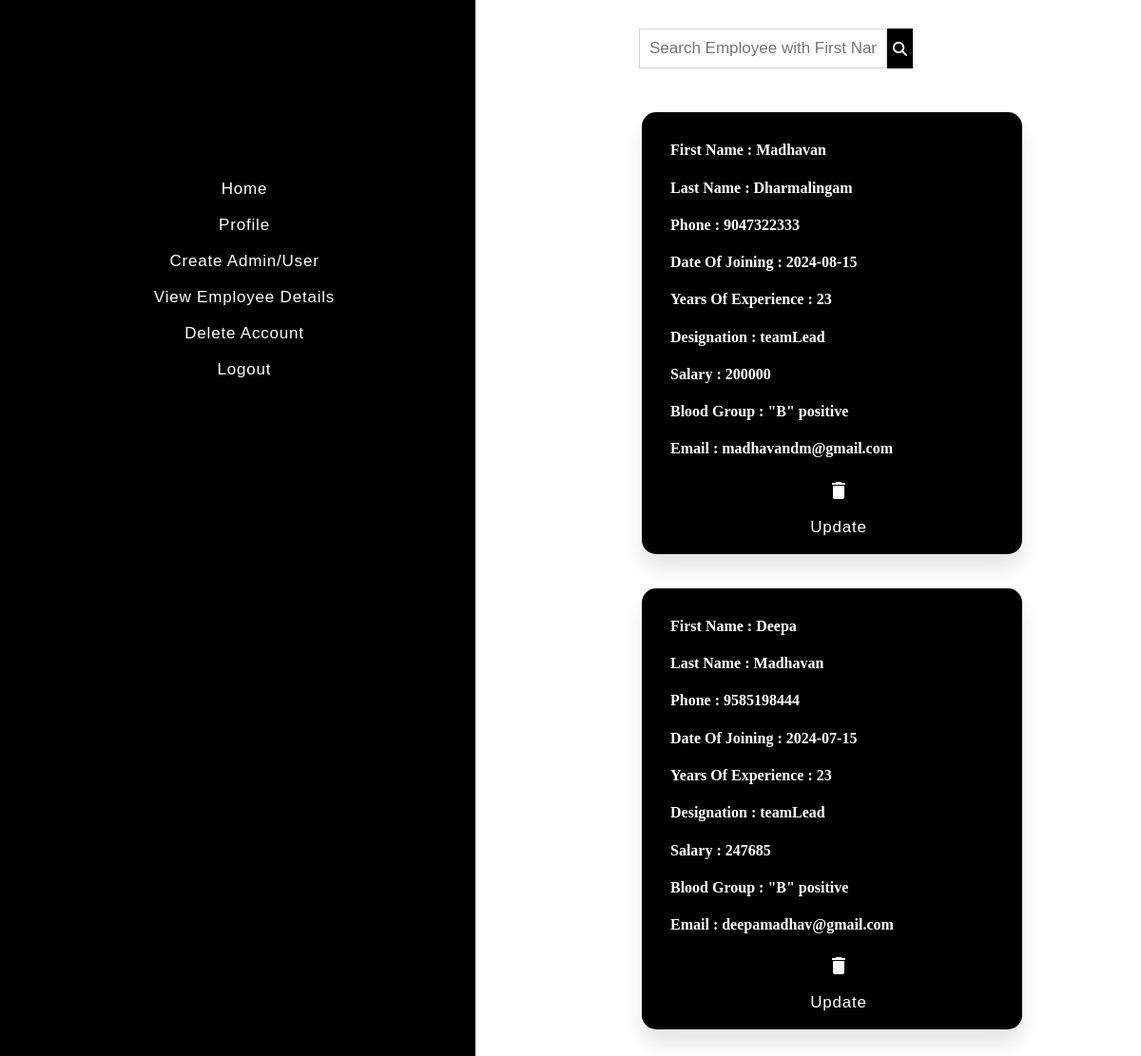
Page /current_users on the committed database.
### tables this page shows
CREATE TABLE employees(
        First_Name TEXT, 
        Last_Name TEXT,
        Phone_Number INTEGER,
        Date_Of_Joining DATE,
        Experience INTEGER,
        Designation TEXT,
        Salary INTEGER,
        Blood_Group TEXT,
        Email VARCHAR(200) PRIMARY KEY, 
        Password TEXT,
        User_Type TEXT);

### main.py (the view)
@app.route('/current_users')
def current_users():
    result = db.all_user()
    print(result)
    return render_template("admin.html",name = "Current_Users",users = result)

### database.py (called while the page is built)
  def all_user(self):
    c.execute("SELECT * FROM employees WHERE User_Type = 'Employee'")
    result = c.fetchall()
    return result

### templates/admin.html (shortened to what this page needs)
<!DOCTYPE html>
<html lang="en">
<head>
  <link rel="stylesheet" href="{{ url_for('static', filename='user.css') }}">
  <link rel="stylesheet" href="https://cdnjs.cloudflare.com/ajax/libs/font-awesome/5.15.4/css/all.min.css">
  <link rel="stylesheet" href="https://cdnjs.cloudflare.com/ajax/libs/font-awesome/6.1.1/css/all.min.css">
</head>
<body>
  <ul>
    <br><br><br><br><br><br><br><br><br><br>
    <li><a href="/home"><button class="admin_btn" >Home</button></a></li>
    <li><a href="/user_admin_profile"><button class="admin_btn">Profile</button></a></li>
    <li><a href="/create_admin"><button class="admin_btn">Create Admin/User</button></a></li>
    <li><a href="/current_users"><button  class="admin_btn">View Employee Details</button></a></li>
    <li><a href="/delete"><button class="admin_btn">Delete Account</button></a></li>
    <li><a href="/logout"><button class="admin_btn">Logout</button></a></li>
  </ul>
  {% if name == "profile" %}
  <div class= "container" ">
    <div class="wrapper">
      <div class="title">Your Profile</div>
    <form>
      <h3>User Type : {{user_type}}</h3>
      <h3>First Name: {{first}}</h3>
      <h3>Last Name : {{last}}</h3>
      <h3>Phone : {{phone}}</h3>
      <h3>Blood Group : {{blood}}</h3>
      <h3>Date Of Joining : {{Doj}}</h3>
      <h3>Years Of Experience : {{Yoe}}</h3>
      <h3>Designation : {{designation}}</h3>
      <h3>Salary : {{sal}}</h3>
      <h3>Email : {{email}}</h3>
    </form>
      </div>
      </div>
  {% elif name == "home" %}
  <div class= "container" ">
    <div class="wrapper">
      <div class="title">Welcome Back !</div>
      </div>
      </div>
  {% elif name == "Current_Users" %}
    <form action="/specific_user" method="POST">
    <div class = "input-icons">
        <input class="input-field ord2" id = "searchBar" type="text" placeholder="Search Employee with First Name..." name="search">
      <button class= "search" id= "searchButton" > <i class="fa fa-search icon"></i></button>
    </div>
    </form>
  <br>
  <br>
  {% for user in users %}
  <div class= "container" >
    <div class="wrapper" style = "color:white;">
       <form action="{{ url_for('admin_delete') }}" method="POST">
         <h4>First Name : {{user[0]}}</h4>
         <h4>Last Name : {{user[1]}}</h4>
         <h4>Phone : {{user[2]}}</h4>
         <h4>Date Of Joining : {{user[3]}}</h4>
         <h4>Years Of Experience : {{user[4]}}</h4>
         <h4>Designation : {{user[5]}}</h4>
         <h4>Salary : {{user[6]}}</h4>
         <h4>Blood Group : {{user[7]}}</h4>
         <h4>Email : {{user[8]}}</h4>
      <div style="display: grid;place-items: center;"><button class="admin_btn delete" ><i class="material-icons">delete</i></button></div>
      </form>
      <form action = "{{url_for('update')}}" method = "POST">
      <div class="update-btn" style="display: grid;place-items: center;margin-bottom:5%;"><button  class="admin_btn update">Update</button></div>
        </form>
    </div>
    </div>
  <br><br>
  {% endfor %}
  {% endif %}
</body>
</html>

### static/user.css (style rules this page uses)
body { margin: 0; }
ul { list-style-type: none; margin: 0; padding: 0; width: 25%; background-color: black; position: fixed; height: 100%; overflow: auto; width: 500px; }
.ord2 { height: 100%; width: 50%; margin-left:70%; outline: none; font-size: 17px; padding: 10px; border: 1px solid lightgrey; text-align:center; }
.input-icons { width: 80%; display: flex; padding-top:30px; flex-direction:row; position: relative; margin-bottom: 10px; }
.input-icons button { height:42px; font-size:15px; align-items:right; border: none; background-color: black; color:white; cursor: pointer; }
li a { display: block; color: #000; padding: 8px 16px; text-decoration: none; color: white; }
.container { margin-left: 550px; display: flex; justify-content: center; align-items: center; }
.wrapper { width: 400px; background:black; box-shadow: 0px 15px 20px rgba(0,0,0,0.1); border-radius: 15px 15px 15px 15px; }
.wrapper form,.wrapper1 form { padding: 10px 30px 0 30px; }
.wrapper form .field input, .wrapper1 form .field input, .wrapper1 form .field select,.update,.delete,ul li a button { height: 100%; width: 100%; outline: none; font-size: 17px; padding-left: 20px; border: 1px solid lightgrey; border-radius: 25px; transition: all 0.3s ease; }
.admin_btn { border: none; background:black; transition: all 1.5s ease; color:white; letter-spacing: 0.05rem; transition: background-color 0.3s ease; }

### rows in the picture
employees: First_Name "Madhavan", Last_Name "Dharmalingam", Phone_Number "9047322333", Date_Of_Joining "2024-08-15", Experience "23", Designation "teamLead", Salary "200000", Blood_Group "\"B\" positive", Email "madhavandm@gmail.com"
employees: First_Name "Deepa", Last_Name "Madhavan", Phone_Number "9585198444", Date_Of_Joining "2024-07-15", Experience "23", Designation "teamLead", Salary "247685", Blood_Group "\"B\" positive", Email "deepamadhav@gmail.com"
